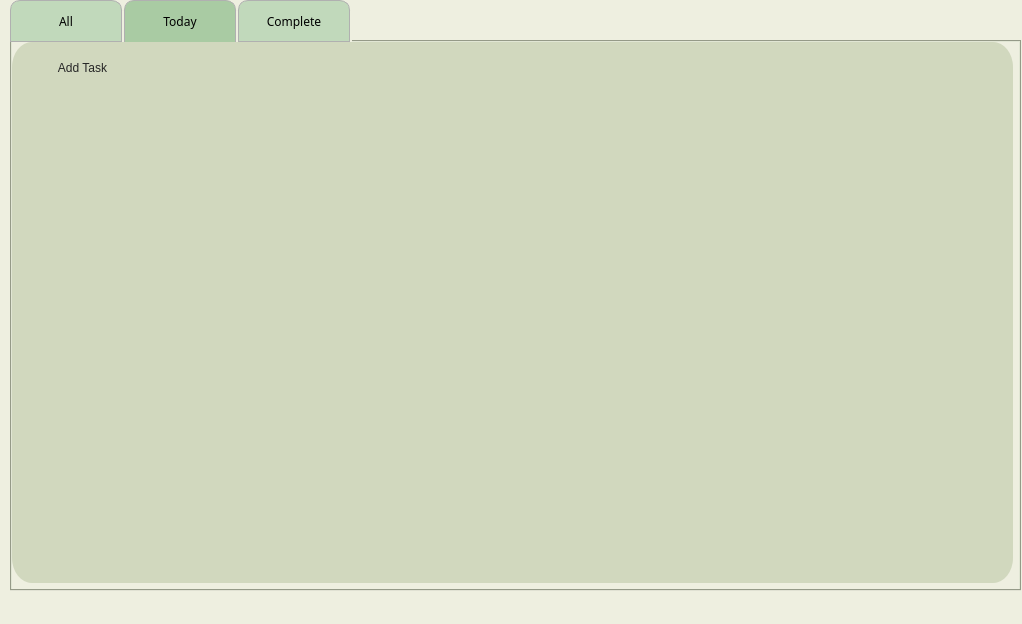
<?xml version="1.0" encoding="UTF-8"?>
<ui version="4.0">
 <class>MainWindow</class>
 <widget class="QMainWindow" name="MainWindow">
  <property name="geometry">
   <rect>
    <x>0</x>
    <y>0</y>
    <width>1022</width>
    <height>624</height>
   </rect>
  </property>
  <property name="windowTitle">
   <string>MainWindow</string>
  </property>
  <property name="styleSheet">
   <string notr="true">background-color: #EEEFE0;
</string>
  </property>
  <widget class="QWidget" name="centralwidget">
   <widget class="QTabWidget" name="All_task">
    <property name="geometry">
     <rect>
      <x>10</x>
      <y>0</y>
      <width>1011</width>
      <height>591</height>
     </rect>
    </property>
    <property name="sizePolicy">
     <sizepolicy hsizetype="Expanding" vsizetype="Expanding">
      <horstretch>0</horstretch>
      <verstretch>0</verstretch>
     </sizepolicy>
    </property>
    <property name="font">
     <font>
      <family>Mj_Bomba</family>
     </font>
    </property>
    <property name="styleSheet">
     <string notr="true">QTabWidget{
    background-color: #D1D8BE; 
    border: 1px solid #D3D3D3;
    border-radius:10px;
}

QTabBar::tab {
    background-color: #C1D9BB;
    color: black;
    padding: 5px;
    margin-right: 2px;
    border: 1px solid #B0B0B0;
    border-top-left-radius: 10px;
    border-top-right-radius:10px;
}

QTabBar::tab:selected {
    background-color: #A9CBA3; 
    border-bottom: 1px solid #A9CBA3;
}

QPushButton {
    background-color: #C1D9BB;
    border: 1px solid #B0B0B0;
    border-radius: 5px;
    padding: 5px;
}

QPushButton::hover {
    background-color: #A9CBA3; 
}
QTabBar::tab {
    min-width: 100px; /* حداقل عرض تب */
    min-height: 30px; /* حداقل ارتفاع تب */
    max-width: 150px; /* حداکثر عرض تب */
    max-height: 40px; /* حداکثر ارتفاع تب */
}</string>
    </property>
    <property name="currentIndex">
     <number>1</number>
    </property>
    <widget class="QWidget" name="All_taskPage1_2" native="true">
     <attribute name="title">
      <string>All</string>
     </attribute>
     <widget class="QFrame" name="all_frame">
      <property name="geometry">
       <rect>
        <x>0</x>
        <y>0</y>
        <width>1001</width>
        <height>541</height>
       </rect>
      </property>
      <property name="styleSheet">
       <string notr="true">QFrame {
	background-color: #D1D8BE;
	border-radius: 20px solid;
}</string>
      </property>
      <property name="frameShape">
       <enum>QFrame::StyledPanel</enum>
      </property>
      <property name="frameShadow">
       <enum>QFrame::Raised</enum>
      </property>
      <widget class="QPushButton" name="pushButton">
       <property name="geometry">
        <rect>
         <x>10</x>
         <y>10</y>
         <width>111</width>
         <height>31</height>
        </rect>
       </property>
       <property name="styleSheet">
        <string notr="true">QPushButton {
	color: #262626;
	background-color: #D1D8BE;
	border : 0.1;
	border-radius : 15px ;
}</string>
       </property>
       <property name="text">
        <string>Add Task</string>
       </property>
       <property name="icon">
        <iconset>
         <normaloff>C:/Users/mahrayan/Downloads/icons8-plus-50 (1).png</normaloff>C:/Users/mahrayan/Downloads/icons8-plus-50 (1).png</iconset>
       </property>
       <property name="iconSize">
        <size>
         <width>28</width>
         <height>28</height>
        </size>
       </property>
      </widget>
     </widget>
    </widget>
    <widget class="QWidget" name="All_taskPage2_2" native="true">
     <attribute name="title">
      <string>Today</string>
     </attribute>
     <widget class="QFrame" name="today_frame">
      <property name="geometry">
       <rect>
        <x>0</x>
        <y>0</y>
        <width>1001</width>
        <height>541</height>
       </rect>
      </property>
      <property name="styleSheet">
       <string notr="true">QFrame {
	background-color: #D1D8BE;
	border-radius: 20px solid;
}</string>
      </property>
      <property name="frameShape">
       <enum>QFrame::StyledPanel</enum>
      </property>
      <property name="frameShadow">
       <enum>QFrame::Raised</enum>
      </property>
      <widget class="QPushButton" name="pushButton_2">
       <property name="geometry">
        <rect>
         <x>10</x>
         <y>10</y>
         <width>121</width>
         <height>31</height>
        </rect>
       </property>
       <property name="styleSheet">
        <string notr="true">QPushButton {
	color: #262626;
	background-color: #D1D8BE;
	border : 0.1;
	border-radius : 15px ;
}</string>
       </property>
       <property name="text">
        <string>Add Task</string>
       </property>
       <property name="icon">
        <iconset>
         <normaloff>C:/Users/mahrayan/Downloads/icons8-plus-50 (1).png</normaloff>C:/Users/mahrayan/Downloads/icons8-plus-50 (1).png</iconset>
       </property>
       <property name="iconSize">
        <size>
         <width>28</width>
         <height>28</height>
        </size>
       </property>
      </widget>
     </widget>
    </widget>
    <widget class="QWidget" name="All_taskPage3_2" native="true">
     <attribute name="title">
      <string>Complete</string>
     </attribute>
     <widget class="QFrame" name="frame_3">
      <property name="geometry">
       <rect>
        <x>0</x>
        <y>0</y>
        <width>1001</width>
        <height>541</height>
       </rect>
      </property>
      <property name="styleSheet">
       <string notr="true">QFrame {
	background-color: #D1D8BE;
	border-radius: 20px solid;
}</string>
      </property>
      <property name="frameShape">
       <enum>QFrame::StyledPanel</enum>
      </property>
      <property name="frameShadow">
       <enum>QFrame::Raised</enum>
      </property>
     </widget>
    </widget>
   </widget>
  </widget>
  <widget class="QMenuBar" name="menubar">
   <property name="geometry">
    <rect>
     <x>0</x>
     <y>0</y>
     <width>1022</width>
     <height>26</height>
    </rect>
   </property>
  </widget>
 </widget>
 <resources/>
 <connections/>
</ui>
